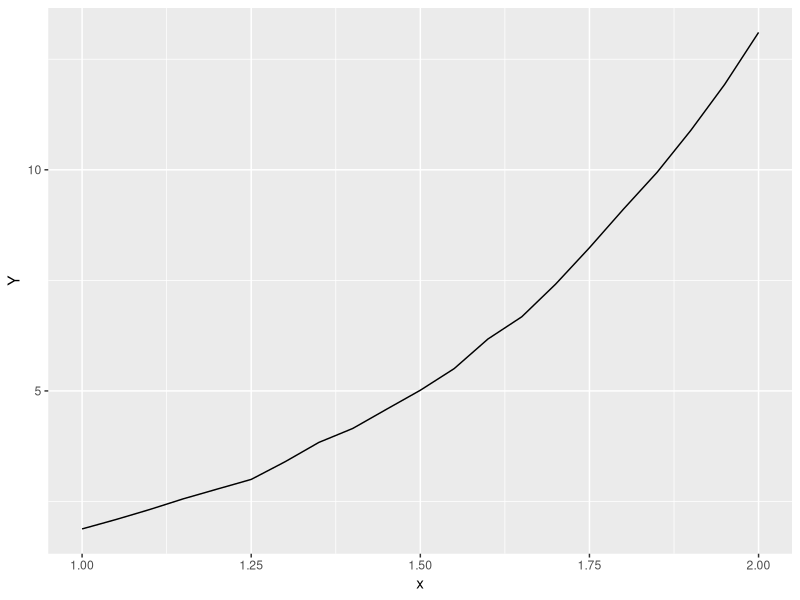
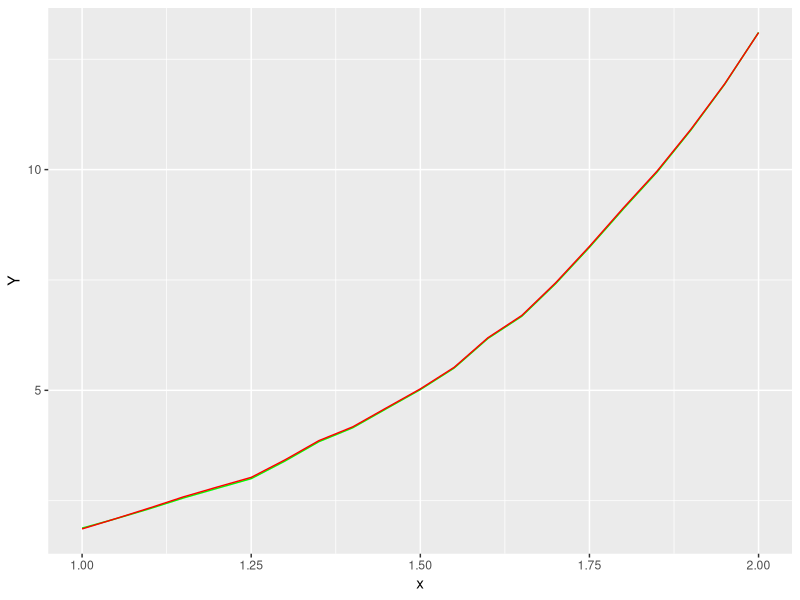

Source code (R) for these figures, in order:
## ---- chunk 1
  Y <- function(x, teta, eps) {
    return (teta[1] + teta[2]*x + teta[3]*x**2 + teta[4]*x**3 + teta[5]*x**4 + eps)
  }
## ---- chunk 2
  #1
  a = 1
  b = 2
  n = 20
  m = 5
  
  mean = 0
  sd = 0.04
  
  tetas <- c(0.1, 1.1, 0.7, -1, 1)
  x <- seq(a, b, (b - a) / n)
## ---- chunk 3
  #2
  eps <- rnorm(n + 1, mean=mean, sd=sd)
  Y <- Y(x, teta=tetas, eps=eps)
## ---- chunk 4

  #install.packages("ggplot2")
  library(ggplot2)
  
  
  df <- data.frame(Y, x)
  ggplot(data=df, aes(x=x, y=Y))  + geom_line()

## ---- chunk 5
#3
  X_mat = matrix(1, nrow = n + 1, ncol = 5)
  
  for (i in 1:(n + 1)) {
    for (j in 1:m) {
      X_mat[i, j] = x[i]**(j - 1) 
    }
  }
  
  B = t(X_mat) %*% X_mat
  
  library(pracma)
  
  Tetas_LS = inv(B) %*% t(X_mat) %*% Y
  
  print(Tetas_LS)
 
## ---- chunk 6
  Y_cap <- function(x) {
    return (Tetas_LS[1] + Tetas_LS[2]*x + Tetas_LS[3]*x**2 + Tetas_LS[4]*x**3 + Tetas_LS[5]*x**4 + eps)
  }
## ---- chunk 7
  Y_cap <- Y_cap(x)
## ---- chunk 8
  df <- data.frame(Y_cap, Y, x)
  ggplot(data=df, aes(x))  + geom_line(aes(y=Y), color='green') + geom_line(aes(y=Y_cap), color='red')
## ---- chunk 9
  #4

  S_square = 1/(n - m) * norm(Y - Y_cap, type = "2")
  print(S_square)

